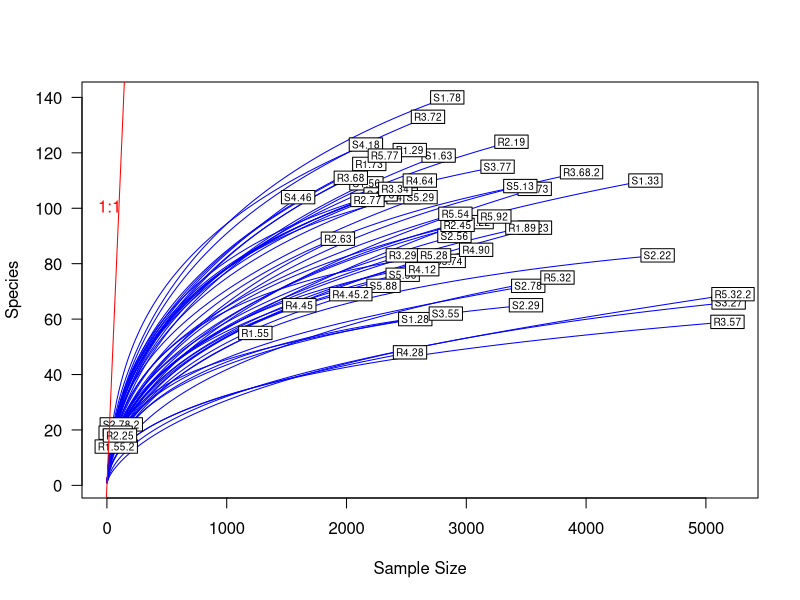
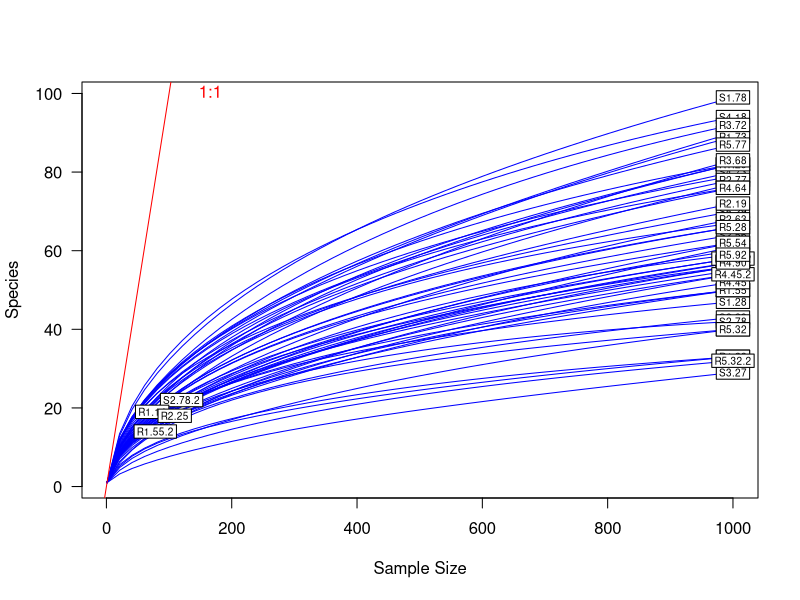
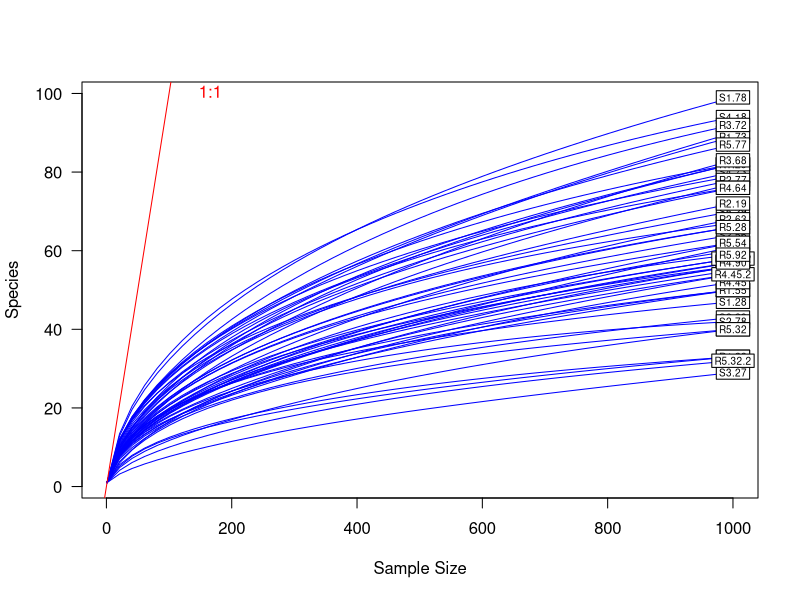
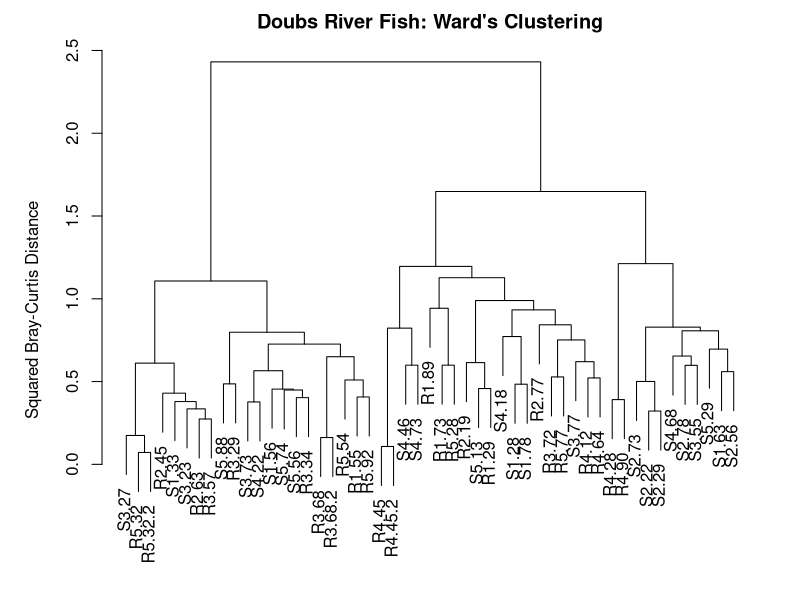
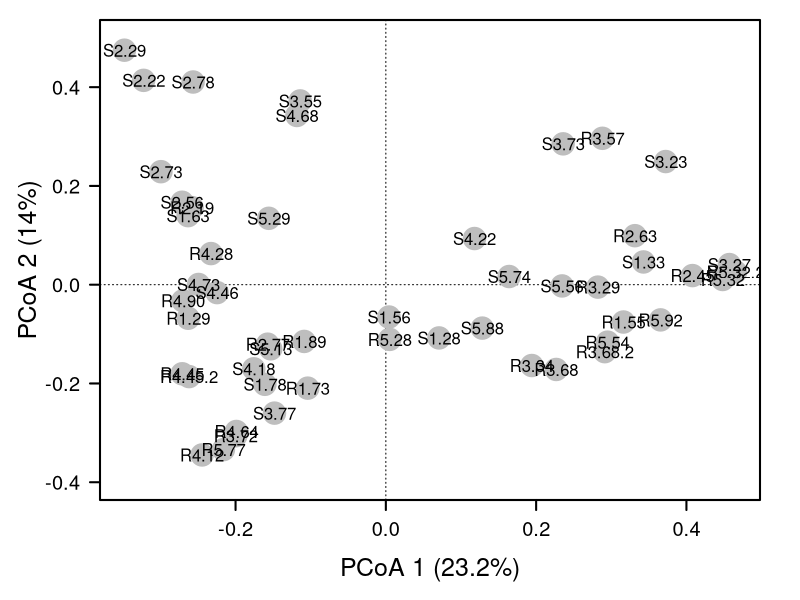
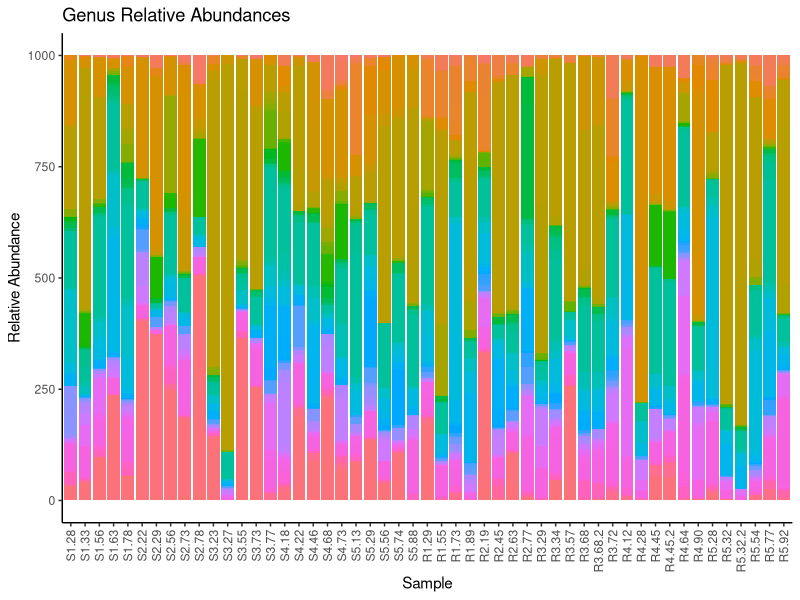

Here is the R script that generated these plots, in order:
## ---- chunk 1
rm(list=ls())
## ---- chunk 2
site_species <- read.csv("alpine_ridge_data/OTU_table.csv", header = TRUE)
site_species.t <- t(site_species)
## ---- chunk 3
#Visualization of rarecurves for all samples
library(vegan)
richness <- rowSums((site_species.t > 0) * 1)
print(richness)
minimum.r <- min(rowSums(site_species.t))
rarefy <- rarefy(x = site_species.t, sample = minimum.r, se = TRUE)

rarecurve(x = site_species.t, step = 20, col = "blue", cex = .6, las = 1)
abline(0, 1, col = 'red')
text(200, 100, "1:1", pos = 2, col = 'red')
## ---- chunk 4
#Rarefaction of samples
site_species.r <- rrarefy(site_species.t, 1000)

richness <- rowSums((site_species.r > 0) * 1)
minimum.r <- min(rowSums(site_species.r))
rarefy <- rarefy(x = site_species.r, sample = minimum.r, se = TRUE)

rarecurve(x = site_species.r, step = 20, col = "blue", cex = .6, las = 1)
abline(0, 1, col = 'red')
text(200, 100, "1:1", pos = 2, col = 'red')
## ---- chunk 5
#Remove samples containing less than 1000 reads (R1.14, R1.55.2, R2.25, S2.78.2)

df.site_species.r <- as.data.frame(site_species.r)
rarefied_site_species <- data.frame()

for (i in 1:nrow(df.site_species.r)){
  if (rowSums(df.site_species.r[i,]) >= 1000){
    rarefied_site_species <- rbind(rarefied_site_species, df.site_species.r[i,])
  }
}

#Visualizing
richness <- rowSums((rarefied_site_species > 0) * 1)
minimum.r <- min(rowSums(rarefied_site_species))
rarefy <- rarefy(x = rarefied_site_species, sample = minimum.r, se = TRUE)

rarecurve(x = rarefied_site_species, step = 20, col = "blue", cex = .6, las = 1)
abline(0, 1, col = 'red')
text(200, 100, "1:1", pos = 2, col = 'red')
## ---- chunk 6
fungalBC <- vegdist(rarefied_site_species, method = "bray")
## ---- chunk 7
#Performing Cluster Analysis
fungal.ward <- hclust(fungalBC, method = "ward.D2")

#Plotting Cluster
par(mar = c(1,5,2,2) + .1)
plot(fungal.ward, main = "Doubs River Fish: Ward's Clustering",
     ylab = "Squared Bray-Curtis Distance")
## ---- chunk 8
fungal.pcoa <- cmdscale(fungalBC, eig = TRUE, k = 3)

explainvar1 <- round(fungal.pcoa$eig[1]/sum(fungal.pcoa$eig), 3) * 100
explainvar2 <- round(fungal.pcoa$eig[2]/sum(fungal.pcoa$eig), 3) * 100
explainvar3 <- round(fungal.pcoa$eig[3]/sum(fungal.pcoa$eig), 3) * 100
sum.eig <- sum(explainvar1, explainvar2, explainvar3)

#Define Plot Parameters
par(mar = c(5,5,1,2), .1)

#Initiate Plot
plot(fungal.pcoa$points[,1], fungal.pcoa$points[,2], ylim = c(-.4, .5),
     xlab = paste("PCoA 1 (", explainvar1, "%)", sep = ""),
     ylab = paste("PCoA 2 (", explainvar2, "%)", sep = ""),
     pch = 16, cex = 2.0, type = "n", cex.lab = 1.5, cex.axis = 1.2, axes = FALSE)

#Add axis 
axis(side = 1, labels = T, lwd.ticks = 2, cex.axis = 1.2, las = 1)
axis(side = 2, labels = T, lwd.ticks = 2, cex.axis = 1.2, las = 1)
abline(h = 0, v = 0, lty = 3)
box(lwd = 2)

#Add Points & Labels
points(fungal.pcoa$points[,1], fungal.pcoa$points[,2],
       pch = 19, cex = 3, bg = "gray", col = "gray")
text(fungal.pcoa$points[,1], fungal.pcoa$points[,2],
     labels = row.names(fungal.pcoa$points))


## ---- chunk 9
genus <- read.csv("alpine_ridge_data/genus_table.csv", header = TRUE)
#convert rownames into column
library(data.table)

genus.1 <- as.data.frame(t(rarefied_site_species))
setDT(genus.1, keep.rownames = TRUE)[]

# Converting to Long Format
library(reshape2)
genus_long <- melt(genus.1, id.vars = "rn", variable.name = "Sample")

# Creating Graph of data
library(ggplot2)
genus_graph <- ggplot(data = genus_long, mapping = aes(x = Sample,  y = value, fill = rn))
genus_graph <- genus_graph + geom_bar(stat="identity")
genus_graph <- genus_graph + labs(y = "Relative Abundance", x = "Sample", title = "Genus Relative Abundances") + theme_classic()
genus_graph <- genus_graph + theme(legend.position = "None")
genus_graph <- genus_graph + theme(axis.text.x = element_text(angle = 90, vjust = 0.5, hjust=1))
genus_graph
